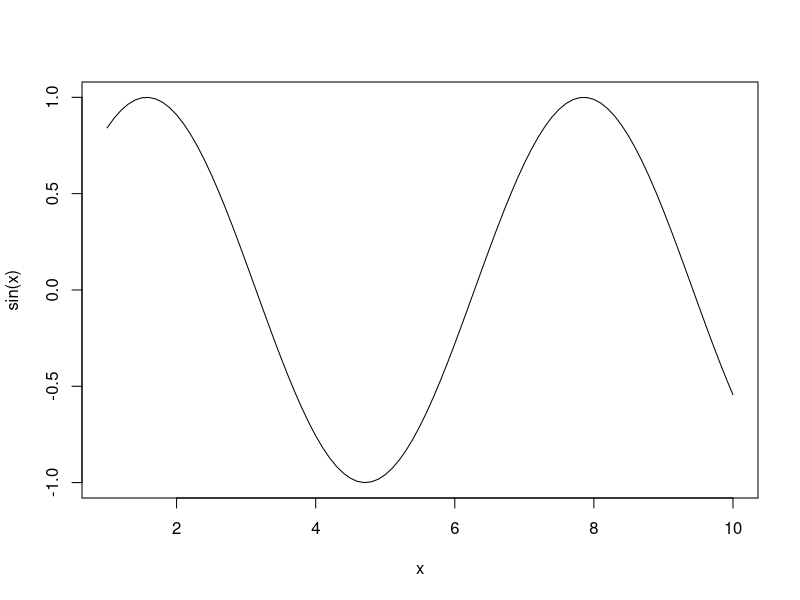

Source code (R):
## ---- chunk 1
knitr::opts_chunk$set(echo = TRUE)
## ---- chunk 2
x= seq(1, 10, by = 0.1)
plot(x, sin(x), type = "l")
